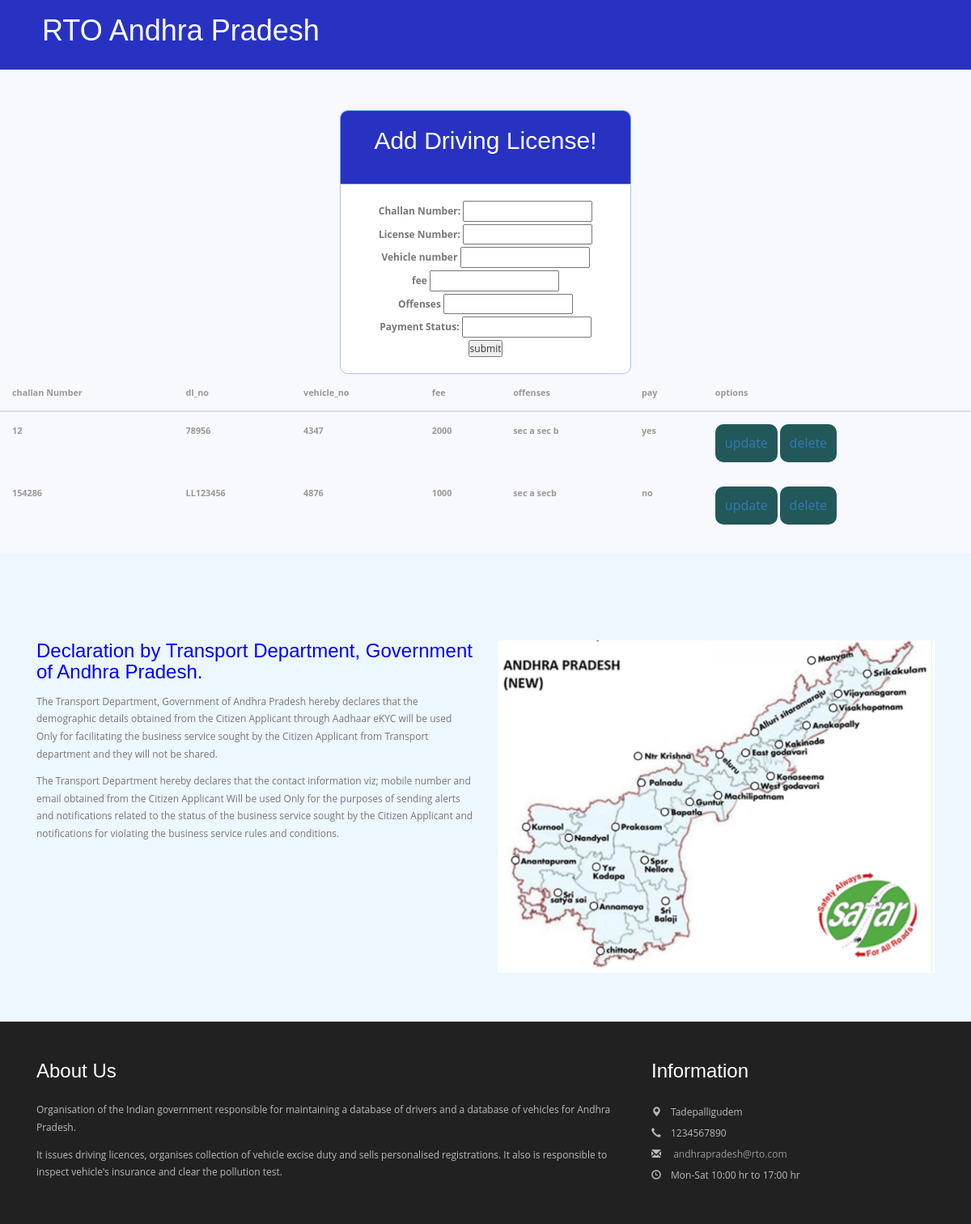
The page /addchallan.php on the database its author committed.
### tables this page shows
CREATE TABLE `challan` (
  `challan_number` varchar(20) NOT NULL,
  `dl_no` varchar(20) NOT NULL,
  `vehicle_no` varchar(20) NOT NULL,
  `fee` varchar(20) NOT NULL,
  `offenses` varchar(50) NOT NULL,
  `pay` varchar(20) NOT NULL
);

### addchallan.php (the view, shortened to what this page needs)
<?php include 'connectpolice.php';?>
<!DOCTYPE html>
<html>
<head>
<link href="css/bootstrap.css" rel="stylesheet" type="text/css" media="all" />
<link href="css/style.css" rel="stylesheet" type="text/css" media="all" />
<link href="css/style1.css" rel="stylesheet" type="text/css" media="all" />
<link rel="stylesheet" href="css/ken-burns.css" type="text/css" media="all" />
<link rel="stylesheet" href="css/animate.min.css" type="text/css" media="all" />
</head>
<body>
		<div class="header" >
			<div class="container">
				<nav class="navbar navbar-default">
					<div class="container-fluid">
						<div class="navbar-header">
							<div class="navbar-brand">
								<h1 style="color:white;">RTO Andhra Pradesh</h1>
							</div>
						</div>
						<div class="collapse navbar-collapse" id="bs-example-navbar-collapse-1">
							<nav class="link-effect-2" id="link-effect-2">
							</nav>
						</div>
					</div>
				</nav>
			</div>
		</div>
			<div class="header1">
            <h2>Add Driving License!</h2>
        <br>
        </div>
          <center>
        <form action="addc.php" method="post">
             <p>
               <label for="challan_number">Challan Number:</label>
               <input type="text" name="challan_number" id="challan_number">
            </p>
            <p>
               <label for="dl_no">License Number:</label>
               <input type="text" name="dl_no" id="dl_no">
            </p>
			<p>
               <label for="vehicle_no">Vehicle number</label>
               <input type="text" name="vehicle_no" id="vehicle_no">
            </p>
			<p>
               <label for="fee">fee</label>
               <input type="text" name="fee" id="fee">
            </p>
            <p>
               <label for="offenses">Offenses</label>
               <input type="text" name="offenses" id="offenses">
            </p>
            <p>
               <label for="pay">Payment Status:</label>
               <input type="text" name="pay" id="pay">
            </p>
            <input type="submit" value="submit" name="submit">
            </form>
      </center>
		<table class="table">
        <thead>
        <tr>
        <th>challan Number</th>
        <th>dl_no</th>
        <th>vehicle_no</th>
        <th>fee</th>
        <th>offenses</th>
            <th>pay</th>
            <th> options</th>
        </tr>
        </thead>
        <tbody>
         <?php
          $sql="select * from challan";
          $result=mysqli_query($con,$sql);
          if($result)
          {
           while($row=mysqli_fetch_assoc($result))
           {
            $challan_no=$row['challan_number'];
            $dl_no=$row['dl_no'];
            $vehicle_no=$row['vehicle_no'];
            $fee=$row['fee'];
            $offenses=$row['offenses'];
            $pay=$row['pay'];
            echo'
            <tr>
            <th>'.$challan_no.'</th>
            <th>'.$dl_no.'</th>
        <th>'.$vehicle_no.'</th>
        <th>'.$fee.'</th>
        <th>'.$offenses.'</th>
            <th>'.$pay.'</th>
            <td>
            <botton class="btn btn-primary"><a href="updatecc.php?updateid='.$dl_no.'" class="text-light">update</a></botton>
			<botton class="btn btn-primary"><a href="deletec.php?deleteid='.$dl_no.'" class="text-light"> delete</a></botton>
            </td>
            </tr>
            ';
           }
          }
         ?>
        </tbody>
        </table>
			<div class="student-w3ls">
				<div class="container">
					<div class="student-grids">
						<div class="col-md-6 student-grid">
							<h4 style="color:blue ;">Declaration by Transport Department, Government of Andhra Pradesh.</h4>
								<p>The Transport Department, Government of Andhra Pradesh hereby declares that the demographic details obtained from the Citizen Applicant through Aadhaar eKYC will be used Only for facilitating the business service sought by the Citizen Applicant from Transport department and they will not be shared.</p>
								<p>The Transport Department hereby declares that the contact information viz; mobile number and email obtained from the Citizen Applicant Will be used Only for the purposes of sending alerts and notifications related to the status of the business service sought by the Citizen Applicant and notifications for violating the business service rules and conditions.</p>
						</div>
						<div class="col-md-6 student-grid">
							<img src="images/kmap.png" class="img-responsive" alt="Image-2">
						</div>
					</div>
				</div>
			</div>
			<div class="footer-w3">
				<div class="container">
					<div class="footer-grids">
						<div class="col-md-8 footer-grid">
							<h4>About Us</h4>
							<p>  Organisation of the Indian government responsible for maintaining a database of drivers and a database of vehicles for Andhra Pradesh.<span>
							    It issues driving licences, organises collection of vehicle excise duty and sells personalised registrations.
                  It also is responsible to inspect vehicle's insurance and clear the pollution test.</span></p>
						</div>
						<div class="col-md-4 footer-grid">
						<h4>Information</h4>
							<ul>
								<li><i class="glyphicon glyphicon-map-marker" aria-hidden="true"></i>Tadepalligudem</li>
								<li><i class="glyphicon glyphicon-earphone" aria-hidden="true"></i>1234567890</li>
								<li><i class="glyphicon glyphicon-envelope" aria-hidden="true"></i><a href="mailto:andhrapradesh@rto.com"> andhrapradesh@rto.com</a></li>
								<li><i class="glyphicon glyphicon-time" aria-hidden="true"></i>Mon-Sat 10:00 hr to 17:00 hr</li>
							</ul>
						</div>
						<div class="clearfix"></div>
					</div>
				</div>
			</div>
</body>
</html>

### css/style.css (style rules this page uses)
body { font-family: 'Open Sans', sans-serif; }
body a { transition: 0.5s all; -webkit-transition: 0.5s all; -o-transition: 0.5s all; -moz-transition: 0.5s all; -ms-transition: 0.5s all; }
ul { padding: 0; margin: 0; }
h1,h2,h3,h4,h5,h6 { margin:0; padding:0; font-family: 'Cagliostro', sans-serif; }
p { margin:0; padding:0; color: #777; font-family: 'Open Sans', sans-serif; line-height:1.8em; }
.header { background: #2832c2; }
.navbar { margin-bottom: 0; }
.navbar-collapse { padding-right: 0px; padding-left: 0px; }
.navbar-default { background: none !important; border: none !important; padding: 1.5em 0; }
.navbar > .container .navbar-brand, .navbar > .container-fluid .navbar-brand { margin-left: 0; }
.navbar-brand { float: left; height: 50px; padding: 0 7px; }
.link-effect-2 { overflow: hidden; }
.wel-grids,.student-grids,.about-grids,.what-grids,.staff-grids,.statistics-grids,.services-grids,.ourser-grids,.course-grids { margin-top:4em; }
.student-w3ls { padding: 5em 0; background: #EDF7FF }
.student-grid h4 { font-size: 2em; color: #F58703; }
.student-grid p { font-size: 1em; padding-top: 1em; }
.footer-w3 { background: #212121; padding: 4em 0 ; }
.footer-grid h4 { font-size: 2em; color: #fff; margin-bottom: 1em; }
.footer-grid ul li { list-style: none; color: #BBB9B9; line-height: 2em; font-size: 1em; }
.footer-grid ul li i { color: #BBB9B9; line-height: 2em; font-size: 1em; margin-right: 1em; }
.footer-grid ul li a { color: #999; text-decoration: none; }
.footer-grid p { font-size: 1em; color: #BBB9B9; }
.footer-grid p span { display: block; margin: 1em 0 0; }
.table > thead > tr > th, .table > tbody > tr > th, .table > tfoot > tr > th, .table > thead > tr > td, .table > tbody > tr > td, .table > tfoot > tr > td { border-top: none !important; }
.table td, .table>tbody>tr>td, .table>tbody>tr>th, .table>tfoot>tr>td, .table>tfoot>tr>th, .table>thead>tr>td, .table>thead>tr>th { padding: 15px!important; }
.table > thead > tr > th, .table > tbody > tr > th, .table > tfoot > tr > th, .table > thead > tr > td, .table > tbody > tr > td, .table > tfoot > tr > td { font-size: 0.9em; color: #999; border-top: none !important; }

### css/style1.css (style rules this page uses)
* { margin: 0px; padding: 0px; }
body { font-size: 120%; background: #F8F8FF; }
.header1 { width: 30%; margin: 50px auto 0px; color: white; background: #2832c2; text-align: center; border: 1px solid #7cb1f6; border-bottom: none; border-radius: 10px 10px 0px 0px; padding: 20px; }
form, .content { width: 30%; margin: 0px auto; padding: 20px; border: 1px solid #B0C4DE; background: white; border-radius: 0px 0px 10px 10px; }
.btn { cursor: pointer; padding: 12px; font-size: 16px; color: white; background: #23585a; border: none; border-radius: 10px; }

### addchallan.php (style rules this page uses)
.header { background-color: #2832c2 ; }

### rows shown on the page
challan: challan_number "12", dl_no "78956", vehicle_no "4347", fee "2000", offenses "sec a sec b", pay "yes"
challan: challan_number "154286", dl_no "LL123456", vehicle_no "4876", fee "1000", offenses "sec a secb", pay "no"
